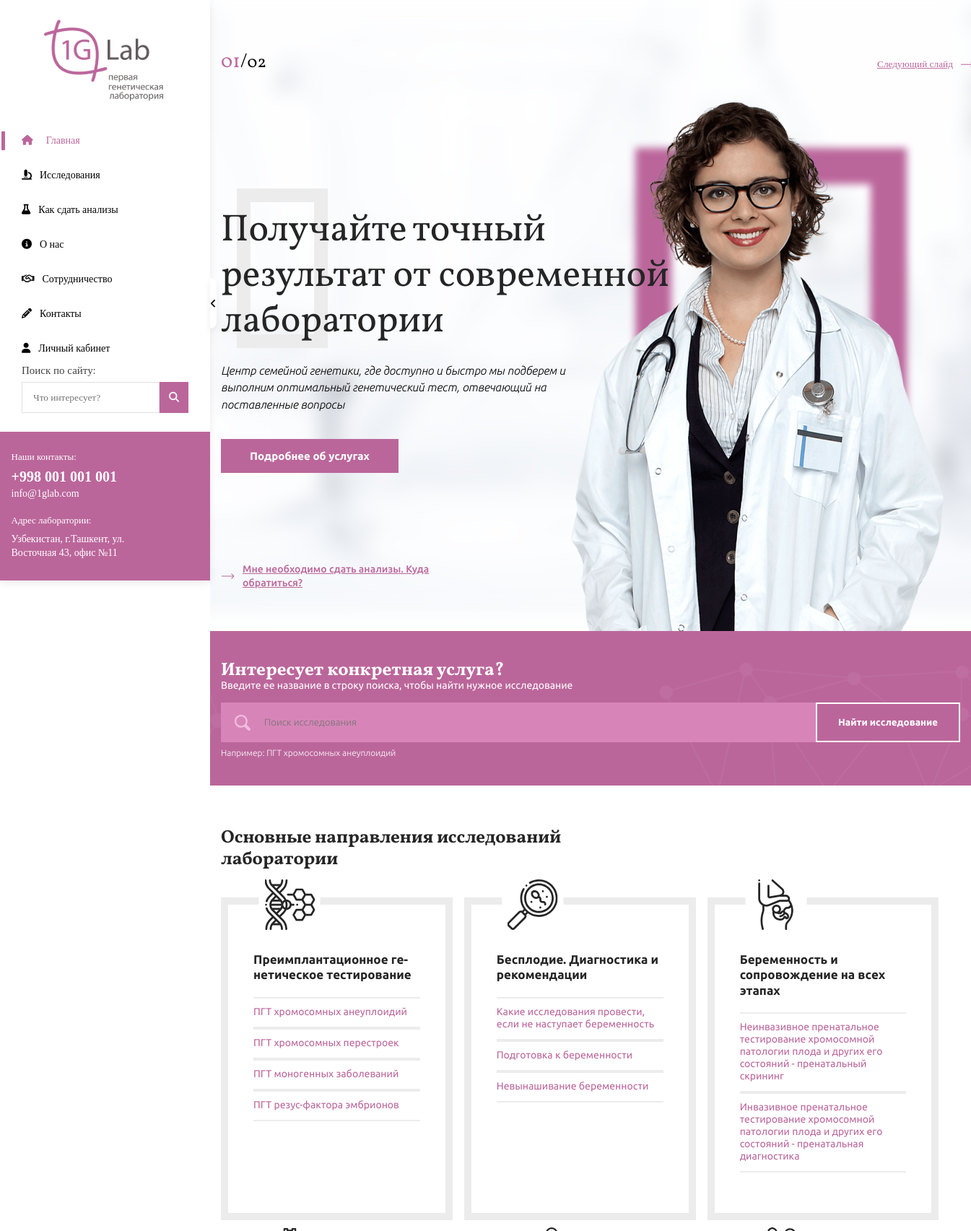
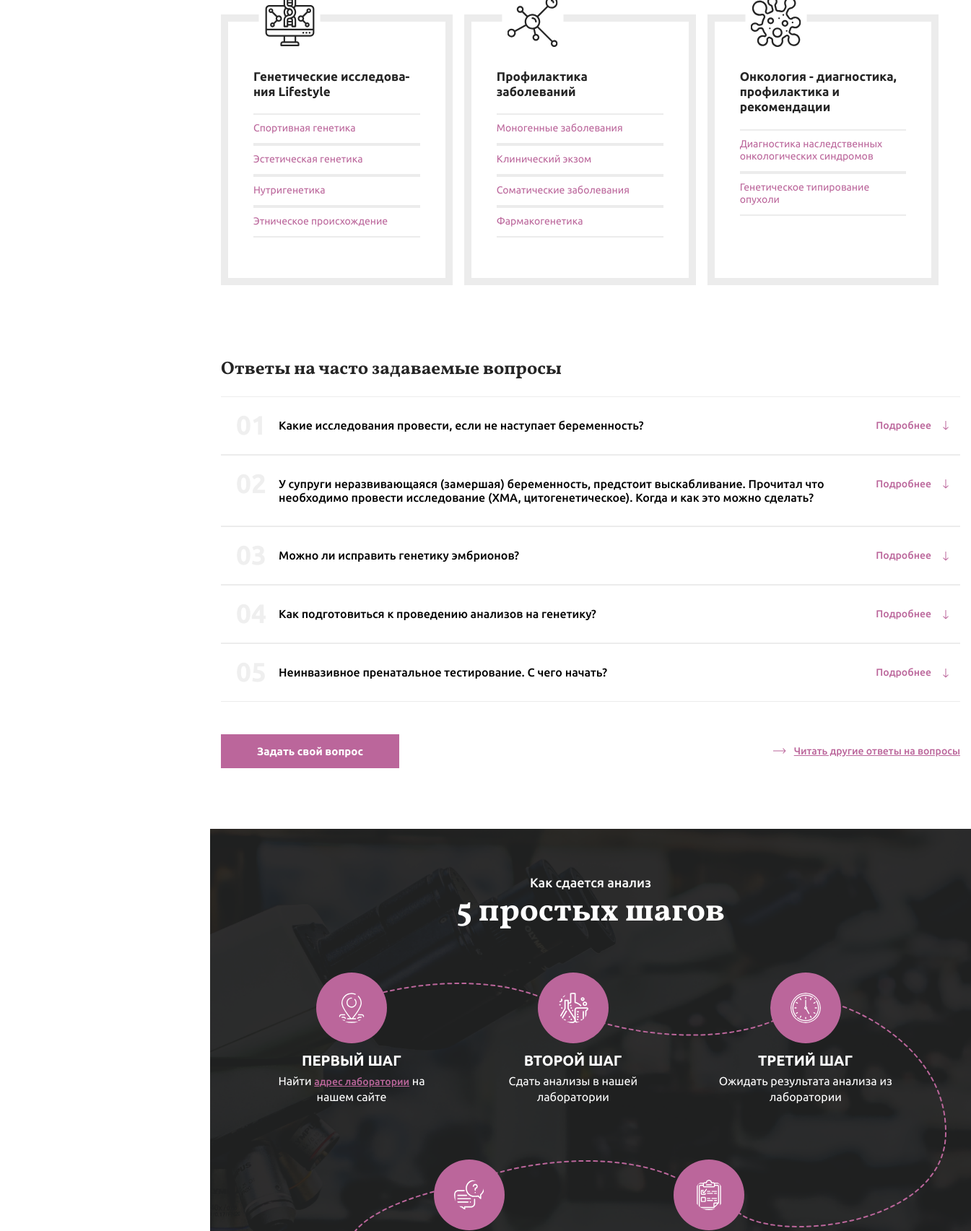
The page / (upper part) on the database its author committed (2 pictures, top to bottom).
### genlab/apps/main_app/models.py (models this page shows, shortened)
class HeaderSlid(models.Model):
    class Meta:
        db_table = ''
        managed = True
        verbose_name = 'Слайд хедера'
        verbose_name_plural = 'Слайды хедера'
    HOME = 'home'
    RESEARCHES = 'researches'
    QUESTIONS = 'questions'
    COOPERATION = 'cooperation'
    NEWS = 'news'
    ABOUT = 'about'
    CHOICE_GROUP = {
        (HOME, 'Главная страница'),
        (RESEARCHES, 'Исследования'),
        (QUESTIONS, 'Как сдать анализы'),
        (COOPERATION, 'Сотрудничество'),
        ( NEWS, 'Новости'),
        (ABOUT, 'О нас')
    }
    slide_header = models.CharField(("Заголовок слайда"), max_length=500)
    slide_text = models.TextField(("Текст слайда"))
    page = models.CharField(("Страница на которой отображать данный слайд"), choices=CHOICE_GROUP, default=HOME,  max_length=50)
    image = models.ImageField(("Фото отобржаемое на слайдере"), upload_to='img', null=True, blank=True)
    button_text = models.CharField(("Текст кнопки(если есть)"), max_length=50, null=True, blank=True)
    button_link = models.CharField(("Ссылка кнопки"), max_length=50 , null=True, blank=True)
    link_text = models.CharField(("Текст ссылки(если есть)"), max_length=50, null=True, blank=True)
    link_url = models.CharField(("URL ссылки"), max_length=50 , null=True, blank=True)

class MainResearches(models.Model):
    class Meta:
        db_table = ''
        managed = True
        verbose_name = 'Основное направление исследования'
        verbose_name_plural = 'Основные направления исследования'
    name = models.CharField(("Название основного направления"), max_length=256)
    types = models.ManyToManyField(ResearchType, verbose_name=("Методы исследования данного направления"))

class ResearchType(models.Model):
    class Meta:
        db_table = ''
        managed = True
        verbose_name = 'Вид исследования'
        verbose_name_plural = 'Виды исследования'
    name = models.CharField(("Название вида исследования"), max_length=500)
    methods = models.ManyToManyField(ResearchMethod, verbose_name=("Методы исследования"))
    slug = models.SlugField(("Ссылка вида исследования"))
    description = models.TextField(("Описание исследования"), null=True, blank=True)
    about = models.TextField(("Что исследуется"), null=True, blank=True)
    preparation = models.TextField(("Подготовка"), null=True, blank=True)
    decryption = models.TextField(("Расшифровка"), null=True, blank=True)

class QuestionsAnswers(models.Model):
    class Meta:
        db_table = ''
        managed = True
        verbose_name = 'Часто задаваемый вопрос/ответ'
        verbose_name_plural = 'Часто задаваемые вопросы/ответы'
    question = models.CharField(("Вопрос"), max_length=500)
    answer = models.TextField(("Ответ"))
    show_home = models.BooleanField(("Отображение на главной странице"))

### genlab/apps/main_app/views.py (the view)
# urls.py: path('', views.HomeView.as_view(), name='home' ),
class HomeView(View):
    def get(self, request):
        slides = HeaderSlid.objects.filter(page='home')
        researches = Research.objects.all()
        questions = QuestionsAnswers.objects.filter(show_home=True)
        news = News.objects.all()
        main_researches = MainResearches.objects.all()
        research_slugs = ResearchMethod.objects.all()
        return render(request, 'home.html', {
            'slides': slides,
            'researches': researches,
            'questions': questions,
            'news': news,
            'main_researches': main_researches,
            'research_slugs': research_slugs,
        })

### templates/home.html (shortened to what this page needs)
{% extends "base.html" %}
{% load static %}
{% block content %}
    <div class="search">
        <div class="container">
            <h2 class="search__header">Интересует конкретная услуга?</h2>
            <p class="search__text">Введите ее название в строку поиска, чтобы найти нужное исследование</p>
            <form method="GET" class="search__item" data-url="{% url 'search' %}" id="search" action="{% url 'search-type' %}">
                <input type="text" placeholder="Поиск исследования" class="search__item__input" name="q" autocomplete="off">
                <button class="search__item__button" type="submit">
                Найти исследование
                </button>
            </form>
            <p class="search__description">Например: ПГТ хромосомных анеуплоидий</p>
        </div>
    </div>
    <div class="researches">
        <div class="container">
            <h2 class="researches__header">Основные направления исследований лаборатории</h2>
            <div class="researches__items">
                {% for a in main_researches %}
                    <div class="researches__items__item research">
                        <h3 class="research__header">{{a.name}}</h3>
                        {% for b in a.types.all %}
                            <hr class="research__underline">
                            <a href="{% url 'research-type' slug=b.slug %}" class="research__name">{{b.name}}</a>
                            <hr class="research__underline">
                        {% endfor %}
                    </div>
                {% endfor %}
            </div>
        </div>
    </div>
    {% include "include/short-questions.html" %}
    {% include "include/steps.html" %}
{% endblock %}

### templates/include/header-slider.html (shortened to what this page needs)
{% load static %}
{% url 'home' as home_url %}
{% url 'cooperation' as cooperation_url%}
{% url 'questions' as questions_url%}
{% url 'researches' as researches_url%}
{% block header-slider %}
    <header class="header">
        <div class="container">
            <div class="header__slider" id="slider-1">
               {% for slide in slides %}
                <div class="header__slider__item" style="background: url({{slide.image.url}}){% if request.path == home_url %}
                        , url({% static 'img/header-rectangle-big.svg' %});
                        {% elif request.path == cooperation_url %}
                        , url({% static 'img/triangle.svg' %});
                        {% elif request.path == questions_url %}
                        , url({% static 'img/question-mark.svg' %});
                        {% elif request.path == researches_url %}
                        , url({% static 'img/ellipse.svg' %});
                        {% endif %}
                        ">
                        <div class="header__slider__item__content">
                            <div class="header__slider__item__content__navigate">
                                <p class="header__slider__item__content__navigate__slides num header__navigate" id="slider-nav-1">
                                    <span class="num__this">01</span>/<span class="num__all"></span>
                                </p>
                            </div>
                            <h1 class="header__slider__item__content__header">{{slide.slide_header}}</h1>
                            <p class="header__slider__item__content__text">{{slide.slide_text}}</p>
                            {% if slide.button_text %}
                                <a href="{% if slide.button_link %}{{slide.button_link}} {% endif %}" class="header__slider__item__content__button">{{slide.button_text}}</a>
                            {% endif %}
                            {% if slide.link_text %}
                                <a href="{% if slide.link_url %}{{slide.link_url}}{% endif %}" class="header__slider__item__content__link">{{slide.link_text}}</a>
                            {% endif %}
                        </div>
                    </div>
               {% endfor %}
            </div>
        </div>
    </header>
{% endblock header-slider %}

### templates/include/short-questions.html (shortened to what this page needs)
{% load static  %}
<div class="questions">
    <div class="container">
        <h2 class="questions__header">Ответы на часто задаваемые вопросы</h2>
        <ol class="questions__list list">
            {% for a in questions  %}
            <li class="questions__list__header list__item  list__item">
                <h3 class="list__item__question list__header">
                    {{ a.question }}
                    <span class="list__item__question__button list__navigate">Подробнее</span>
                </h3>
            </li>
            {% endfor %}
        </ol>
        <div class="questions__row">
            <a href="#popup-1" class="popup-link questions__row__button">Задать свой вопрос</a>
            <a href="{% url 'questions' %}" class="questions__row__link">Читать другие ответы на вопросы</a>
        </div>
    </div>
</div>

### rows shown on the page
HeaderSlid: image (picture), slide_header "Получайте точный результат от современной лаборатории", slide_text "Центр семейной генетики, где доступно и быстро мы подберем и выполним оптимальный генетический тест, отвечающий на поставленные вопросы", button_text "Подробнее об услугах", link_text "Мне необходимо сдать анализы. Куда обратиться?"
MainResearches: name "Пре­им­план­та­ци­он­ное ге­не­ти­че­ское те­сти­ро­ва­ние"
ResearchType: name "ПГТ хромосомных анеуплоидий"
ResearchType: name "ПГТ хромосомных перестроек"
ResearchType: name "ПГТ моногенных заболеваний"
ResearchType: name "ПГТ резус-фактора эмбрионов"
MainResearches: name "Бесплодие. Диагностика и рекомендации"
ResearchType: name "Какие исследования провести, если не наступает беременность"
ResearchType: name "Подготовка к беременности"
ResearchType: name "Невынашивание беременности"
MainResearches: name "Беременность и сопровождение на всех этапах"
ResearchType: name "Неинвазивное пренатальное тестирование хромосомной патологии плода и других его состояний - пренатальный скрининг"
ResearchType: name "Инвазивное пренатальное тестирование хромосомной патологии плода и других его состояний - пренатальная диагностика"
MainResearches: name "Генети­ческие исследова­ния Lifestyle"
ResearchType: name "Спортивная генетика"
ResearchType: name "Эстетическая генетика"
ResearchType: name "Нутригенетика"
ResearchType: name "Этническое происхождение"
MainResearches: name "Профи­лактика заболеваний"
ResearchType: name "Моногенные заболевания"
ResearchType: name "Клинический экзом"
ResearchType: name "Соматические заболевания"
ResearchType: name "Фармакогенетика"
MainResearches: name "Онко­логия - диагностика, профилактика и рекомендации"
ResearchType: name "Диагностика наследственных онкологических синдромов"
ResearchType: name "Генетическое типирование опухоли"
QuestionsAnswers: question "Какие исследования провести, если не наступает беременность?"
QuestionsAnswers: question "У супруги неразвивающаяся (замершая) беременность, предстоит выскабливание. Прочитал что необходимо провести исследование (ХМА, цитогенетическое). Когда и как это можно сделать?"
QuestionsAnswers: question "Можно ли исправить генетику эмбрионов?"
QuestionsAnswers: question "Как подготовиться к проведению анализов на генетику?"
QuestionsAnswers: question "Неинвазивное пренатальное тестирование. С чего начать?"
